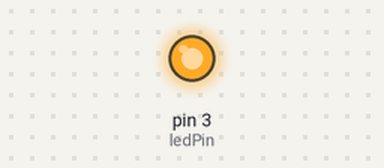
The sketch below on a simulated Arduino Uno, built with avr-gcc and run on an emulated ATmega328P. Shown: output pins drawn as LEDs (lit = HIGH).

Above: at 0.1 s.
Timing chart, 0 to 1.6 s (numbered marks = the images above):
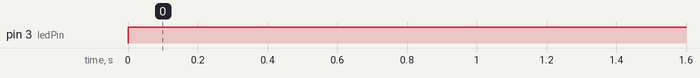

Measured:
- by itself, pin 3 (ledPin): LOW → HIGH at 0.00 s

The sketch:

pwmValues.ino
```cpp
int ledPin = 3;    // LED connected to digital pin 9

void setup()  {
  // nothing happens in setup
}

void loop()  {
    analogWrite(ledPin,255);

}
```
